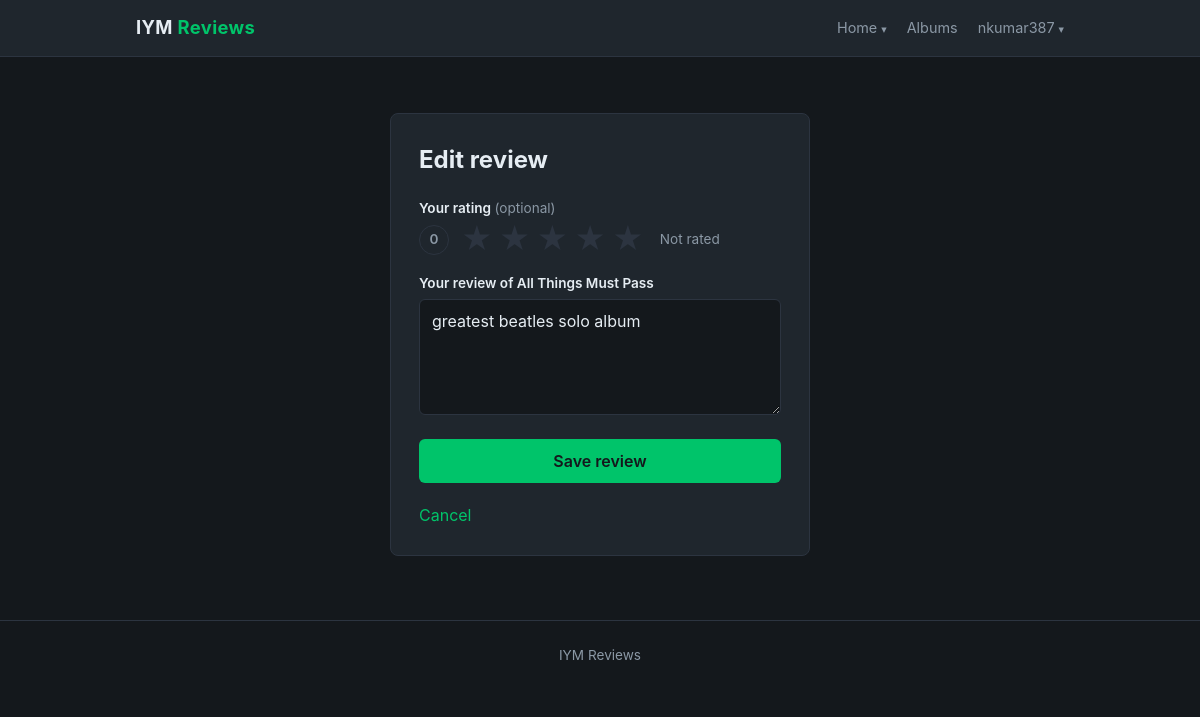
/albums/1/review/4/edit/ (signed in), run on the app's committed database.
### albums/models.py (models this page shows, shortened)
class Review(models.Model):
    id = models.AutoField(primary_key=True)
    comment = models.CharField(max_length=255)
    date = models.DateTimeField(auto_now_add=True)
    album = models.ForeignKey(Album, on_delete=models.CASCADE)
    user = models.ForeignKey(User, on_delete=models.CASCADE)
    rating = models.PositiveSmallIntegerField(null = True, blank = True)

class Album(models.Model):
    id = models.AutoField(primary_key=True)
    name = models.CharField(max_length=255)
    artist = models.CharField(max_length=255)
    year = models.IntegerField()
    description = models.TextField()
    image = models.ImageField(upload_to='album_image/')

### albums/views.py (the view, shortened to what this page needs)
# urls.py: path('<int:id>/review/<int:review_id>/edit/', views.edit_review, name = 'albums.edit_review'),
@login_required
def edit_review(request, id, review_id):
    review = get_object_or_404(Review, id=review_id)
    if request.user != review.user:
        return redirect('albums.show', id=id)
    if request.method == 'GET':
        template_data = {}
        template_data['title'] = 'Edit Review'
        template_data['review'] = review
        return render(request, 'albums/edit_review.html', {'template_data': template_data})
    else:
        return redirect('albums.show', id=id)

### albums/templates/albums/edit_review.html (shortened to what this page needs)
{% extends 'base.html' %}
{% block content %}
  {% with review=template_data.review %}
    <section class="auth-card">
      <h1>Edit review</h1>
      <form method="POST" action="{% url 'albums.edit_review' id=review.album.id review_id=review.id %}">
        {% include 'albums/star_picker.html' with current=review.rating %}
        <div class="form-field">
          <label for="comment">Your review of {{ review.album.name }}</label>
          <textarea id="comment" name="comment" rows="4" maxlength="255" required>{{ review.comment }}</textarea>
        </div>
        <button type="submit">Save review</button>
      </form>
      <p class="review-prompt"><a href="{% url 'albums.show' id=review.album.id %}">Cancel</a></p>
    </section>
  {% endwith %}
{% endblock %}

### albumrating/templates/base.html (shortened to what this page needs)
<!DOCTYPE html>
<html lang="en">
<head>
</head>
<body>
  <header class="navbar">
    <div class="container">
      <a class="brand" href="{% url 'home.index' %}">IYM <span>Reviews</span></a>
      <nav class="nav-links">
        <div class="dropdown">
          <a href="{% url 'home.index' %}">Home</a>
        </div>
        <a href="{% url 'albums.index' %}">Albums</a>
        {% if user.is_authenticated %}
          <div class="dropdown">
            <a href="{% url 'accounts.logout' %}">{{ user.username }}</a>
          </div>
        {% else %}
          <a href="{% url 'accounts.login' %}">Log in</a>
          <a href="{% url 'accounts.signup' %}">Sign up</a>
        {% endif %}
      </nav>
    </div>
  </header>
  <main class="container">
    {% block content %}{% endblock %}
  </main>
  <footer>
    <div class="container">IYM Reviews</div>
  </footer>
</body>
</html>

### albumrating/templates/base.html (style rules this page uses)
:root { --bg: #14181c; --surface: #1f262d; --border: #2c3440; --text: #e6edf3; --muted: #8b98a5; --accent: #00c46a; }
* { box-sizing: border-box; }
body { margin: 0; background: var(--bg); color: var(--text); font-family: -apple-system, BlinkMacSystemFont, "Segoe UI", Roboto, Helvetica, Arial, sans-serif; line-height: 1.5; }
a { color: inherit; text-decoration: none; }
.container { max-width: 960px; margin: 0 auto; padding: 0 16px; }
.navbar { border-bottom: 1px solid var(--border); background: var(--surface); }
.navbar .container { display: flex; align-items: center; justify-content: space-between; height: 56px; }
.brand { font-size: 1.15rem; font-weight: 700; letter-spacing: 0.02em; }
.brand span { color: var(--accent); }
.nav-links { display: flex; gap: 20px; font-size: 0.9rem; color: var(--muted); }
.dropdown { position: relative; }
.dropdown > a::after { content: "▾"; margin-left: 4px; font-size: 0.75em; }
.auth-card { max-width: 420px; margin: 56px auto 0; padding: 28px; background: var(--surface); border: 1px solid var(--border); border-radius: 8px; }
.auth-card h1 { margin: 0 0 20px; font-size: 1.5rem; }
.form-field { margin-bottom: 18px; }
.form-field label { display: block; margin-bottom: 6px; font-size: 0.85rem; font-weight: 600; }
.form-field input, .form-field textarea { width: 100%; padding: 9px 12px; background: var(--bg); border: 1px solid var(--border); border-radius: 6px; color: var(--text); font: inherit; }
.form-field textarea { resize: vertical; }
.auth-card button { width: 100%; padding: 10px 16px; background: var(--accent); border: 0; border-radius: 6px; color: var(--bg); font: inherit; font-weight: 600; cursor: pointer; }
.review-prompt { margin: 20px 0 0; color: var(--muted); }
.review-prompt a, .review-meta a { color: var(--accent); }
footer { margin-top: 64px; padding: 24px 0; border-top: 1px solid var(--border); text-align: center; font-size: 0.85rem; color: var(--muted); }

### data on the page
Review: album.name "All Things Must Pass", comment "greatest beatles solo album"

### other printed values
{{ user.username }} "nkumar387"
